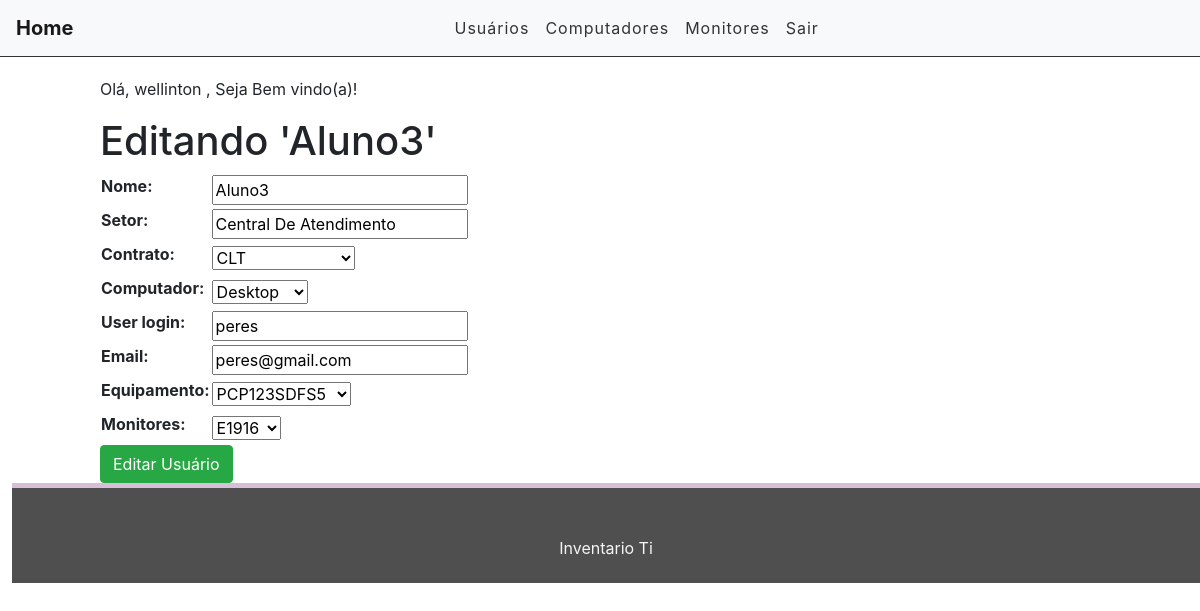
The app's page /usuarios/usuarios/edit/4 (signed in) with its own data.
### usuarios/models.py (models this page shows, shortened)
class Usuario(models.Model):
    CONTRATO = (('CLT', 'CLT'), ('PJ', 'Pessoa Juridica'), ('EST', 'Estágiario'),)
    contrato = models.CharField(max_length=3, choices= CONTRATO, blank=False, null=False, default='CLT')
    COMPUTADOR = (('PCP', 'Desktop'), ('NOT', 'Notebook'),('PTC', 'Particular'),)
    computador = models.CharField(max_length=3, choices=COMPUTADOR, blank=False, null=False, default='PCP')
    nome = models.CharField(max_length=50)
    user_login = models.CharField(max_length=30)
    email = models.EmailField(max_length=50)
    setor = models.CharField(max_length=30)
    equipamento_em_uso = models.ForeignKey(Maquinas, default=1, verbose_name="Equipamento", on_delete=models.SET_DEFAULT)
    monitor_em_uso = models.ForeignKey(Monitor, default=1, related_name="Monitor_Estoque", verbose_name="Monitores", on_delete=models.SET_DEFAULT)

### usuarios/views.py (the view)
# urls.py: path('usuarios/edit/<int:id>', views.editUsuario, name='edit_usuario'),
@login_required
def editUsuario(request, id):
    views = get_object_or_404(Usuario, pk=id)
    form = UsuarioForm(instance=views)
    if(request.method == 'POST'):
        form = UsuarioForm(request.POST, instance=views)
        if(form.is_valid()):
            views.save()
            messages.info(request, 'Usuário editado com sucesso.')
            return redirect('usuario_list')
        else:
            return render(request, 'usuarios/edit-usuario.html', {'form': form, 'views': views})
    else:
        return render(request, 'usuarios/edit-usuario.html', {'form': form, 'views': views})

### usuarios/forms.py
class UsuarioForm(forms.ModelForm):
    class Meta:
        model = Usuario
        fields = (
            'nome', 'setor' ,'contrato', 'computador', 'user_login', 'email', 'equipamento_em_uso',  'monitor_em_uso',
            )

### computadores/models.py (called while the page is built)
    def __str__(self):
        return self.nome_pc

### monitores/models.py (called while the page is built)
    def __str__(self):
        return self.modelo

### inventario/templates/usuarios/edit-usuario.html (shortened to what this page needs)
{% extends 'base2.html' %}
{% load static %}
{% load crispy_forms_tags %}
{% block content %}
<div class="offset-1 col-10 list-div">
    <p>Olá, {{ request.user.username }} , Seja Bem vindo(a)!</p>
    <h1> Editando '{{ views.nome }}' </h1>
    <form method="POST">
        <table>
            {{ form.as_table }}
        </table>
        <input type="submit" class="btn btn-success" value="Editar Usuário">
    </form>
</div>
{% endblock %}

### inventario/static/css/style.css (style rules this page uses)
.list-div { padding: 0; }

### records on screen
Usuario: nome "Aluno3", setor "Central De Atendimento", contrato "CLT", computador "Desktop", user_login "peres", email "peres@gmail.com", equipamento_em_uso "PCP123SDFS5", monitor_em_uso "E1916"

### other values on screen
{{ request.user.username }} "wellinton"
